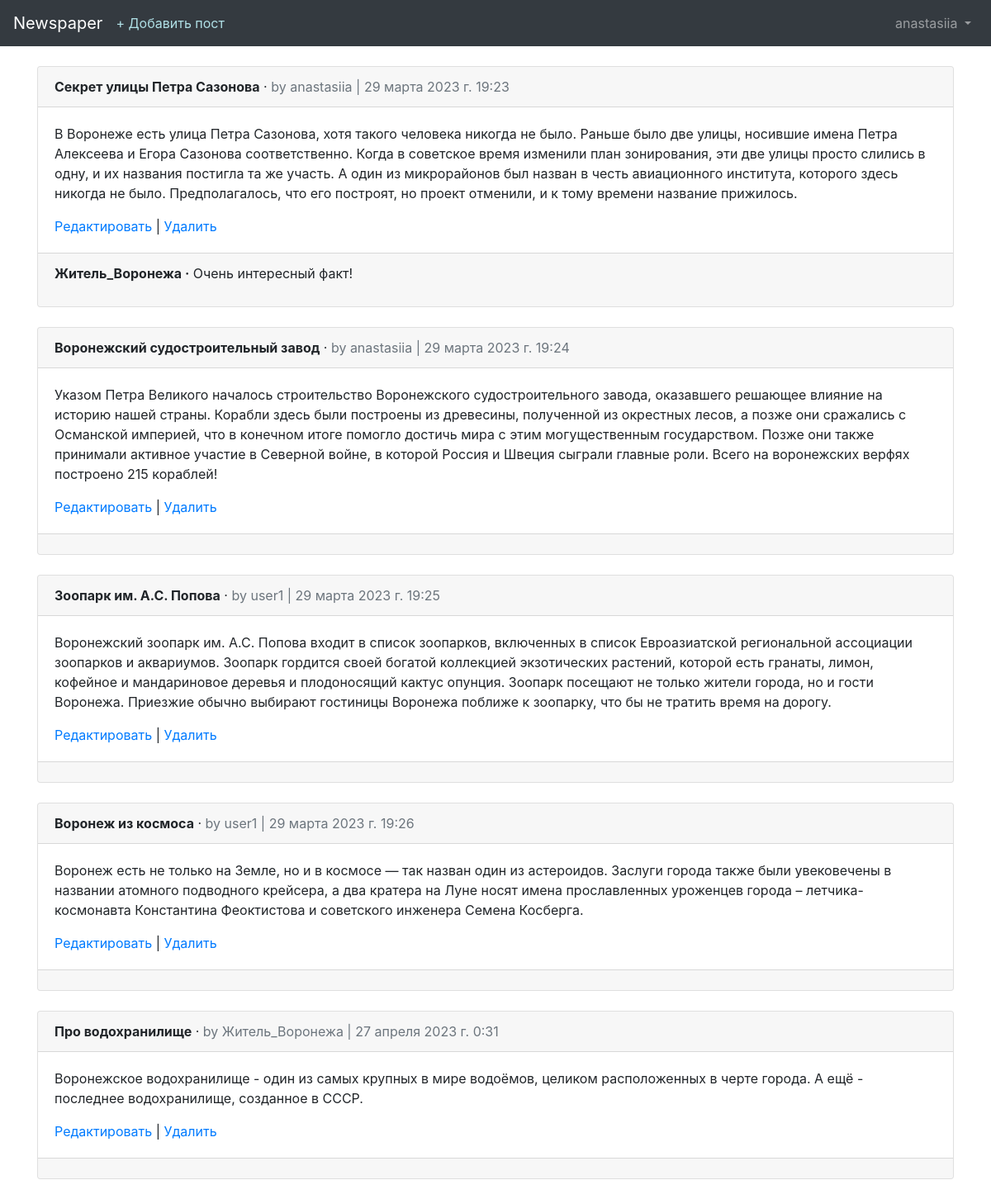
The page /articles/ (signed in) on the database its author committed.
### users/models.py (models this page shows)
class CustomUser(AbstractUser):
    age = models.PositiveIntegerField(default=0)

### articles/models.py (models this page shows, shortened)
class Article(models.Model):
    title = models.CharField(max_length=255)
    body = models.TextField()
    date = models.DateTimeField(auto_now_add=True)
    author = models.ForeignKey(
        settings.AUTH_USER_MODEL,
        on_delete=models.CASCADE,
    )

class Comment(models.Model):
    article = models.ForeignKey(Article, on_delete=models.CASCADE, related_name='comments')
    comment = models.CharField(max_length=140)
    author = models.ForeignKey(
        settings.AUTH_USER_MODEL,
        on_delete=models.CASCADE,
    )
    def __str__(self):
        return self.comment

### articles/views.py (the view)
# urls.py: path('', views.ArticleListView.as_view(), name='article_list'),
class ArticleListView(LoginRequiredMixin, ListView):
    model = models.Article
    template_name = 'article_list.html'
    login_url = 'login'

### templates/article_list.html (shortened to what this page needs)
{% extends 'base.html' %}
{% block content %}
    {% for article in object_list %}
    <div class="card">
        <div class="card-header">
            <span class="font-weight-bold">{{ article.title }}</span> &middot;
            <span class="text-muted">by {{ article.author }} | {{ article.date }}</span>
        </div>
        <div class="card-body">
            <p>{{ article.body }}</p>
            <a href="{% url 'article_edit' article.pk %}">Редактировать</a> |
            <a href="{% url 'article_delete' article.pk %}">Удалить</a>
        </div>
        <div class="card-footer">
            {% for comment in article.comments.all %}
            <p>
                <span class="font-weight-bold">{{ comment.author }} &middot;</span>
                {{ comment }}
            </p>
            {% endfor %}
        </div>
    </div>
    <br />
    {% endfor %}
{% endblock content %}

### templates/base.html (shortened to what this page needs)
<!doctype html>
<html lang="en">
    <head>
        <link rel="stylesheet" href="https://maxcdn.bootstrapcdn.com/bootstrap/4.0.0/css/bootstrap.min.css">
    </head>
    <body>
        <nav class="navbar navbar-expand-md navbar-dark bg-dark mb-4">
            <a class="navbar-brand" href="{% url 'home' %}">Newspaper</a>
            {% if user.is_authenticated %}
            <ul class="navbar-nav mr-auto">
                <li class="nav-item"><a style="color: #B0E0E6" href="{% url 'article_new' %}">+ Добавить пост</a></li>
            </ul>
            {% endif %}
            <div class="collapse navbar-collapse" id="navbarCollapse">
                {% if user.is_authenticated %}
                <ul class="navbar-nav ml-auto">
                    <li class="nav-item">
                        <a class="nav-link dropdown-toggle" href="#" id="userMenu" data-toggle="dropdown" aria-haspopup="true" aria-expanded="false">
                            {{ user.username }}
                        </a>
                    </li>
                </ul>
                {% endif %}
            </div>
        </nav>
        <div class="container">
            {% block content %}
            {% endblock %}
        </div>
    </body>
</html>

### rows shown on the page
CustomUser: username "anastasiia"
Article: title "Секрет улицы Петра Сазонова", author "anastasiia", date "29 марта 2023 г. 19:23", body "В Воронеже есть улица Петра Сазонова, хотя такого человека никогда не было. Раньше было две улицы, носившие имена Петра Алексеева и Егора Сазонова соответственно. Когда в советское время изменили план зонирования, эти две улицы просто слились в одну, и их названия постигла та же участь. А один из микрорайонов был назван в честь авиационного института, которого здесь никогда не было. Предполагалось, что его построят, но проект отменили, и к тому времени название прижилось."
Comment: author "Житель_Воронежа", comment "Очень интересный факт!"
Article: title "Воронежский судостроительный завод", author "anastasiia", date "29 марта 2023 г. 19:24", body "Указом Петра Великого началось строительство Воронежского судостроительного завода, оказавшего решающее влияние на историю нашей страны. Корабли здесь были построены из древесины, полученной из окрестных лесов, а позже они сражались с Османской империей, что в конечном итоге помогло достичь мира с этим могущественным государством. Позже они также принимали активное участие в Северной войне, в которой Россия и Швеция сыграли главные роли. Всего на воронежских верфях построено 215 кораблей!"
Article: title "Зоопарк им. А.С. Попова", author "user1", date "29 марта 2023 г. 19:25", body "Воронежский зоопарк им. А.С. Попова входит в список зоопарков, включенных в список Евроазиатской региональной ассоциации зоопарков и аквариумов. Зоопарк гордится своей богатой коллекцией экзотических растений, которой есть гранаты, лимон, кофейное и мандариновое деревья и плодоносящий кактус опунция. Зоопарк посещают не только жители города, но и гости Воронежа. Приезжие обычно выбирают гостиницы Воронежа поближе к зоопарку, что бы не тратить время на дорогу."
Article: title "Воронеж из космоса", author "user1", date "29 марта 2023 г. 19:26", body "Воронеж есть не только на Земле, но и в космосе — так назван один из астероидов. Заслуги города также были увековечены в названии атомного подводного крейсера, а два кратера на Луне носят имена прославленных уроженцев города – летчика-космонавта Константина Феоктистова и советского инженера Семена Косберга."
Article: title "Про водохранилище", author "Житель_Воронежа", date "27 апреля 2023 г. 0:31", body "Воронежское водохранилище - один из самых крупных в мире водоёмов, целиком расположенных в черте города. А ещё - последнее водохранилище, созданное в СССР."
